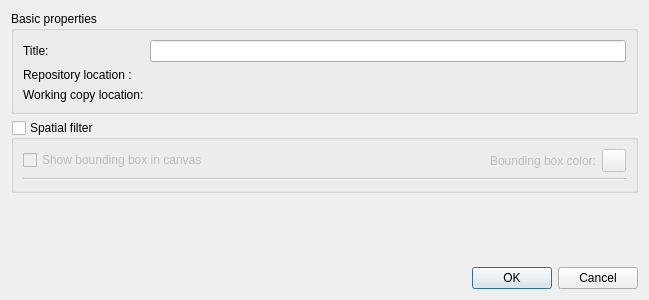
<?xml version="1.0" encoding="UTF-8"?>
<ui version="4.0">
 <class>Dialog</class>
 <widget class="QDialog" name="Dialog">
  <property name="geometry">
   <rect>
    <x>0</x>
    <y>0</y>
    <width>649</width>
    <height>300</height>
   </rect>
  </property>
  <property name="windowTitle">
   <string>Repository properties</string>
  </property>
  <layout class="QVBoxLayout" name="verticalLayout">
   <item>
    <widget class="QGroupBox" name="groupBox">
     <property name="title">
      <string>Basic properties</string>
     </property>
     <layout class="QGridLayout" name="gridLayout">
      <item row="1" column="2">
       <widget class="QLabel" name="labelRepoLocation">
        <property name="text">
         <string/>
        </property>
       </widget>
      </item>
      <item row="0" column="2">
       <widget class="QLineEdit" name="txtTitle"/>
      </item>
      <item row="0" column="0">
       <widget class="QLabel" name="label">
        <property name="text">
         <string>Title:</string>
        </property>
       </widget>
      </item>
      <item row="1" column="0">
       <widget class="QLabel" name="label_2">
        <property name="text">
         <string>Repository location :</string>
        </property>
       </widget>
      </item>
      <item row="2" column="0">
       <widget class="QLabel" name="label_3">
        <property name="text">
         <string>Working copy location:</string>
        </property>
       </widget>
      </item>
      <item row="2" column="2">
       <widget class="QLabel" name="labelWorkingCopyLocation">
        <property name="text">
         <string/>
        </property>
       </widget>
      </item>
     </layout>
    </widget>
   </item>
   <item>
    <widget class="QGroupBox" name="grpFilter">
     <property name="title">
      <string>Spatial filter</string>
     </property>
     <property name="checkable">
      <bool>true</bool>
     </property>
     <property name="checked">
      <bool>false</bool>
     </property>
     <layout class="QVBoxLayout" name="verticalLayout_2">
      <item>
       <layout class="QHBoxLayout" name="horizontalLayout">
        <item>
         <widget class="QCheckBox" name="chkShowBoundingBox">
          <property name="text">
           <string>Show bounding box in canvas</string>
          </property>
         </widget>
        </item>
        <item>
         <spacer name="horizontalSpacer">
          <property name="orientation">
           <enum>Qt::Horizontal</enum>
          </property>
          <property name="sizeHint" stdset="0">
           <size>
            <width>40</width>
            <height>20</height>
           </size>
          </property>
         </spacer>
        </item>
        <item>
         <widget class="QLabel" name="label_4">
          <property name="text">
           <string>Bounding box color:</string>
          </property>
         </widget>
        </item>
        <item>
         <widget class="QgsColorButton" name="btnColor"/>
        </item>
       </layout>
      </item>
      <item>
       <widget class="Line" name="line">
        <property name="orientation">
         <enum>Qt::Horizontal</enum>
        </property>
       </widget>
      </item>
     </layout>
    </widget>
   </item>
   <item>
    <spacer name="verticalSpacer">
     <property name="orientation">
      <enum>Qt::Vertical</enum>
     </property>
     <property name="sizeHint" stdset="0">
      <size>
       <width>20</width>
       <height>40</height>
      </size>
     </property>
    </spacer>
   </item>
   <item>
    <widget class="QDialogButtonBox" name="buttonBox">
     <property name="orientation">
      <enum>Qt::Horizontal</enum>
     </property>
     <property name="standardButtons">
      <set>QDialogButtonBox::Cancel|QDialogButtonBox::Ok</set>
     </property>
    </widget>
   </item>
  </layout>
 </widget>
 <customwidgets>
  <customwidget>
   <class>QgsColorButton</class>
   <extends>QToolButton</extends>
   <header>qgscolorbutton.h</header>
  </customwidget>
 </customwidgets>
 <resources/>
 <connections/>
</ui>
